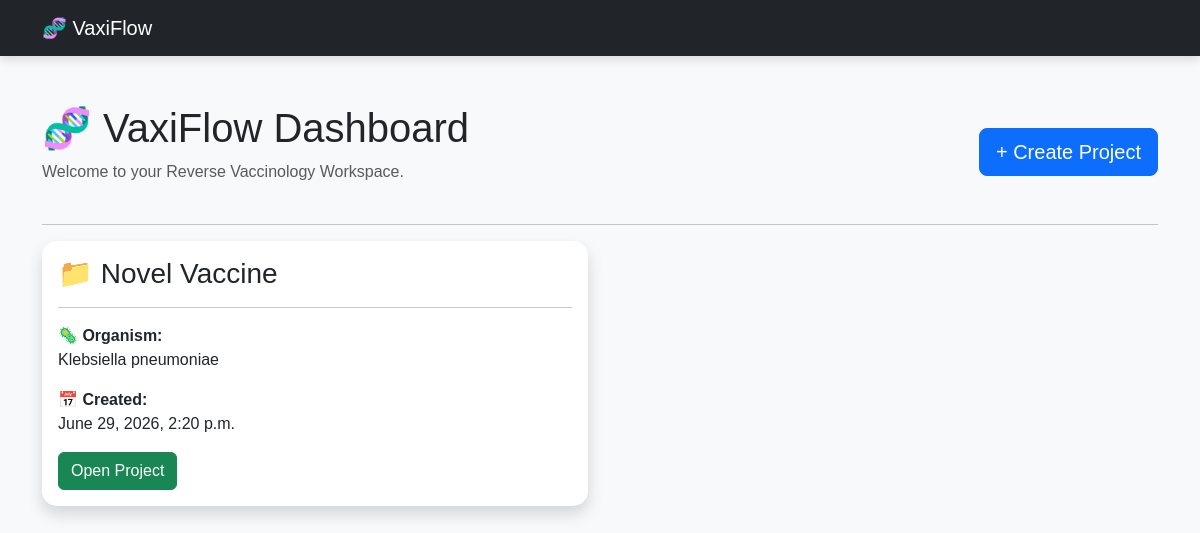
The page / on the database its author committed.
### users/models.py (models this page shows, shortened)
class Project(models.Model):
    project_name = models.CharField(max_length=200)
    organism = models.CharField(max_length=300)
    description = models.TextField(blank=True)
    created_at = models.DateTimeField(auto_now_add=True)

### users/views.py (the view)
def home(request):
    projects = Project.objects.all().order_by("-created_at")
    return render(
        request,
        "dashboard/home.html",
        {
            "projects": projects
        }
    )

### templates/dashboard/home.html (shortened to what this page needs)
{% extends "base.html" %}
{% block content %}
<div class="d-flex justify-content-between align-items-center mb-4">
    <div>
        <h1>🧬 VaxiFlow Dashboard</h1>
        <p class="text-muted">
            Welcome to your Reverse Vaccinology Workspace.
        </p>
    </div>
    <div>
        <a href="/projects/create/" class="btn btn-primary btn-lg">
            + Create Project
        </a>
    </div>
</div>
<hr>
{% if projects %}
<div class="row">
    {% for project in projects %}
    <div class="col-lg-6 mb-4">
        <div class="card shadow h-100">
            <div class="card-body">
                <h3 class="card-title">
                    📁 {{ project.project_name }}
                </h3>
                <hr>
                <p>
                    <strong>🦠 Organism:</strong><br>
                    {{ project.organism }}
                </p>
                <p>
                    <strong>📅 Created:</strong><br>
                    {{ project.created_at }}
                </p>
                <div class="d-flex justify-content-between">
                    <a
                        href="/projects/{{ project.id }}/"
                        class="btn btn-success">
                        Open Project
                    </a>
                </div>
            </div>
        </div>
    </div>
    {% endfor %}
</div>
{% endif %}
{% endblock %}

### static/css/style.css (style rules this page uses)
body { background:#f8f9fa; font-family:Arial, Helvetica, sans-serif; }
.card { border:none; border-radius:15px; box-shadow:0 5px 15px rgba(0,0,0,.08); transition:.3s; }

### rows shown on the page
Project: project_name "Novel Vaccine", organism "Klebsiella pneumoniae", created_at "June 29, 2026, 2:20 p.m."
